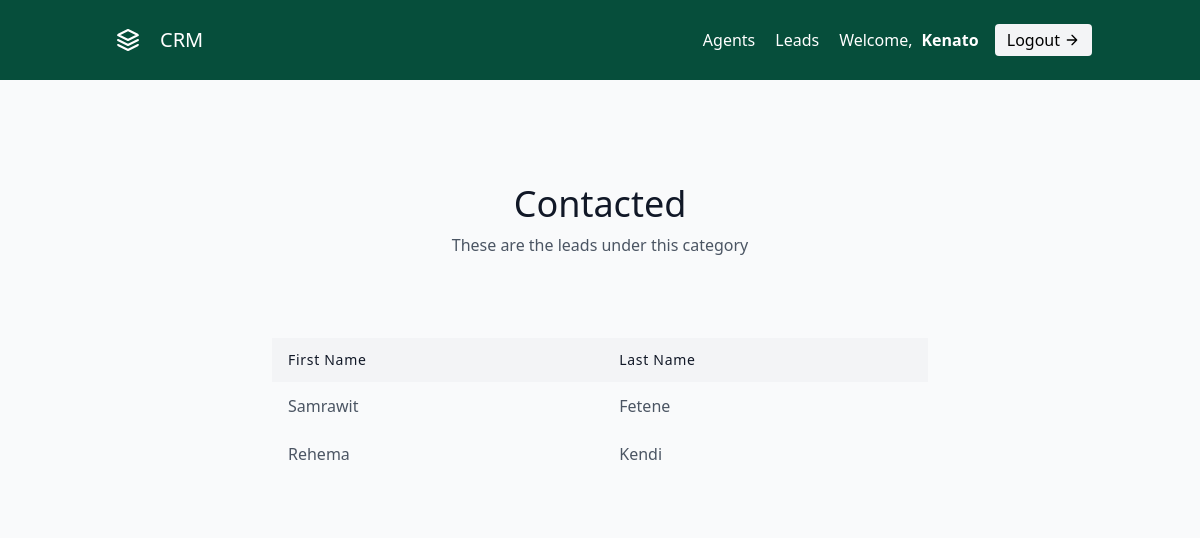
The app's page /leads/categories/1/ (signed in) with its own data.
### leads/models.py (models this page shows, shortened)
class User(AbstractUser):
    is_organizer = models.BooleanField(default=True)
    is_agent = models.BooleanField(default=False)

class Category(models.Model):
    name = models.CharField(max_length=30)
    organisation = models.ForeignKey(UserProfile, on_delete=models.CASCADE, default=2)

class Lead(models.Model):
    first_name = models.CharField(max_length=20)
    last_name = models.CharField(max_length=20)
    age = models.PositiveSmallIntegerField(default=0)
    organisation = models.ForeignKey(UserProfile, on_delete=models.CASCADE, default=2)
    agent = models.ForeignKey("Agent", null=True, blank=True, on_delete=models.SET_NULL)
    category = models.ForeignKey(
        "Category",
        null=True,
        blank=True,
        on_delete=models.SET_NULL,
        related_name='leads',
    )
    description = models.TextField()
    date_added = models.DateTimeField(auto_now_add=True)
    phone = models.CharField(max_length=20)
    email = models.EmailField()
    profilePic = models.ImageField(upload_to="profileImages/%Y/%m/%d")

### leads/views.py (the view)
# urls.py: path('categories/<int:pk>/', views.CategoryDetailView.as_view(), name='category-detail'),
class CategoryDetailView(LoginRequiredMixin, generic.DetailView):
    template_name = "leads/category_detail.html"
    context_object_name = "category"
    def get_queryset(self):
        user = self.request.user
        if user.is_organizer:
            queryset = Category.objects.filter(organisation=user.userprofile)
        else:
            queryset = Category.objects.filter(organisation=user.agent.organisation)
        return queryset

### leads/templates/leads/category_detail.html (shortened to what this page needs)
{% extends 'base.html' %}
{% block  body %}
    <section class="text-gray-600 body-font">
        <div class="container px-5 py-24 mx-auto">
          <div class="flex flex-col text-center w-full mb-20">
            <h1 class="sm:text-4xl text-3xl font-medium title-font mb-2 text-gray-900">{{ category.name }}</h1>
            <p class="lg:w-2/3 mx-auto leading-relaxed text-base">
                These are the leads under this category
            </p>
          </div>
          <div class="lg:w-2/3 w-full mx-auto overflow-auto">
            <table class="table-auto w-full text-left whitespace-no-wrap">
              <thead>
                <tr>
                  <th class="px-4 py-3 title-font tracking-wider font-medium text-gray-900 text-sm bg-gray-100">First Name</th>
                  <th class="px-4 py-3 title-font tracking-wider font-medium text-gray-900 text-sm bg-gray-100">Last Name</th>
                </tr>
              </thead>
              <tbody>
                {% for lead in category.leads.all %}
                <tr>
                  <td class="px-4 py-3">
                    <a class="hover:text-blue-500" href="{% url 'leads:lead-detail' lead.pk %}">{{ lead.first_name }}</a>
                  </td>
                    <td class="px-4 py-3">{{ lead.last_name }}</td>
                </tr>
                {% endfor %}
              </tbody>
            </table>
          </div>
          <div class="flex pl-4 mt-4 lg:w-2/3 w-full mx-auto">
            <a class="text-indigo-500 inline-flex items-center md:mb-2 lg:mb-0">
              <svg fill="none" stroke="currentColor" stroke-linecap="round" stroke-linejoin="round" stroke-width="2" class="w-4 h-4 ml-2" viewBox="0 0 24 24">
              </svg>
            </a>
          </div>
        </div>
      </section>
{% endblock body %}

### templates/navbar.html (shortened to what this page needs)
{% load static %}
<header class="text-gray-600 body-font bg-green-900 px-10 mb-2">
    <div class="container mx-auto flex flex-wrap p-5 flex-col md:flex-row items-center">
      <a href="{% url 'landing-page' %}" class="flex title-font font-medium items-center text-gray-900 mb-4 md:mb-0">
        <svg src="{% static 'images/crm-icon-4.svg' %}" fill="none" stroke="currentColor" stroke-linecap="round" stroke-linejoin="round" stroke-width="2" class="w-10 h-10 text-white p-2 hover:text-gray-500 rounded-full" viewBox="0 0 24 24">
          <path d="M12 2L2 7l10 5 10-5-10-5zM2 17l10 5 10-5M2 12l10 5 10-5"></path>
        </svg>
        <span class="text-white ml-3 hover:text-gray-500 text-xl">CRM</span>
      </a>
      <nav class="md:ml-auto flex flex-wrap items-center text-base justify-center">
            {% if not request.user.is_authenticated %}
              <a href="{% url 'signup' %}" class="text-white mr-5 hover:text-gray-500">Sign up</a>
            {% else %}
              {% if request.user.is_organizer %}
                <a href="{% url 'agents:agent-list' %}" class="text-white mr-5 hover:text-gray-500">Agents</a>
              {% endif %}
              <a href="{% url 'leads:lead-list' %}" class="text-white mr-5 hover:text-gray-500">Leads</a>
            {% endif %}
      </nav>
      {% if request.user.is_authenticated %}
      <span class="text-white">
        Welcome, <span style="margin-left: .3em;"><b>{{ request.user.username|title }}</b></span>
        <a href="{% url 'logout' %}" class="ml-3 inline-flex items-center text-black bg-gray-100 border-0 py-1 px-3 focus:outline-none hover:bg-gray-200 rounded text-base mt-4 md:mt-0">
          Logout
            <svg fill="none" stroke="currentColor" stroke-linecap="round" stroke-linejoin="round" stroke-width="2" class="w-4 h-4 ml-1" viewBox="0 0 24 24">
                <path d="M5 12h14M12 5l7 7-7 7"></path>
            </svg>
        </a>
      </span>
      {% endif %}
    </div>
  </header>

### records on screen
User: user.username "Kenato"
Category: name "Contacted"
Lead: first_name "Samrawit", last_name "Fetene"
Lead: first_name "Rehema", last_name "Kendi"
